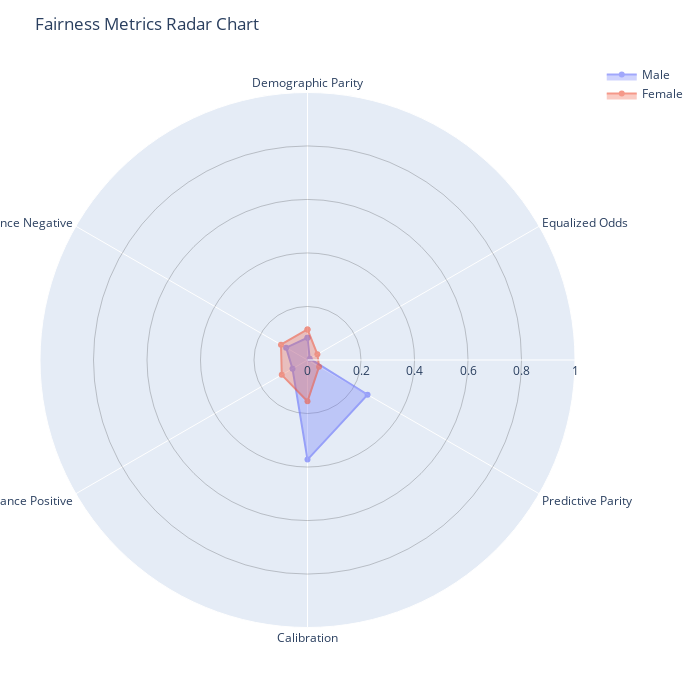

Source (notebook cell):
### Markdown cell above
* **Radar Chart For Metric Comparisons**

### Code cell
plot_fairness_radar(y_true=df_encoded["income"], y_pred=df_encoded["prediction"], protected_attributes=df_encoded["sex"], sensitive_mapping={v: k for k, v in encoding_dict["sex"].items()})

### Figure 1 — Plotly figure (JSON) as saved in the notebook; plotly's stock layout.template omitted (floating-point values rounded to 4 significant figures)
{"data": [{"fill": "toself", "line": {"width": 2}, "name": "Male", "opacity": 0.6, "r": [0.08308, 0.009662, 0.2593, 0.3723, 0.06481, 0.09217, 0.08308], "theta": ["Demographic Parity", "Equalized Odds", "Predictive Parity", "Calibration", "Balance Positive", "Balance Negative", "Demographic Parity"], "type": "scatterpolar"}, {"fill": "toself", "line": {"width": 2}, "name": "Female", "opacity": 0.6, "r": [0.1143, 0.04274, 0.05, 0.1543, 0.1111, 0.1145, 0.1143], "theta": ["Demographic Parity", "Equalized Odds", "Predictive Parity", "Calibration", "Balance Positive", "Balance Negative", "Demographic Parity"], "type": "scatterpolar"}], "layout": {"height": 700, "legend": {"x": 1.05, "xanchor": "left", "y": 1}, "margin": {"b": 40, "l": 40, "r": 100, "t": 60}, "polar": {"angularaxis": {"direction": "clockwise"}, "radialaxis": {"gridcolor": "rgba(0,0,0,0.2)", "range": [0, 1], "showline": true}}, "title": {"text": "Fairness Metrics Radar Chart"}, "width": 700}}
